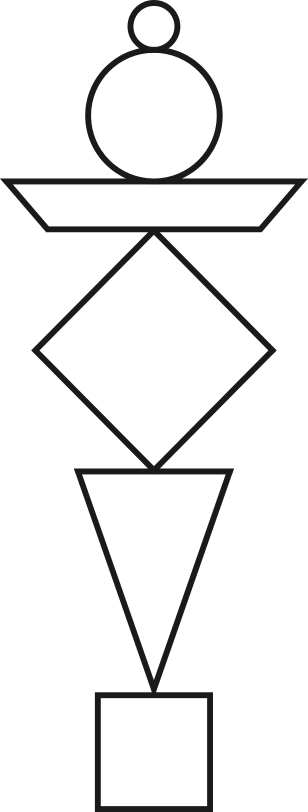
#> input picture assets/image.png, 615 x 1624 px, given in place of the camera (shown at 1/2 size)
$ python capture.py
#> lines starting #> are read from the running program, lines starting #| are printed output that depends on the picture; after the words box and inside, x2 and y2 are one past the last pixel; in counts of white or black regions, pixels touching at a corner belong together
### config/__init__.py
"""
Configuration loader that automatically selects the appropriate config
based on the FIGURINE_ENV environment variable.

Usage:
    from config import config

    # Access configuration
    print(config.CAMERA_WIDTH)
    print(config.DEBUG)
"""
import os
import sys

from .base_config import BaseConfig
from .dev_config import DevConfig
from .pi_config import PiConfig


def get_config():
    """
    Load configuration based on FIGURINE_ENV environment variable.

    Returns:
        Configuration class instance (DevConfig or PiConfig)

    Raises:
        ValueError: If FIGURINE_ENV is set to an invalid value
    """
    env = os.getenv('FIGURINE_ENV', 'dev').lower()

    config_map = {
        'dev': DevConfig,
        'development': DevConfig,
        'pi': PiConfig,
        'raspberry': PiConfig,
        'production': PiConfig,
    }

    config_class = config_map.get(env)

    if config_class is None:
        print(f"Warning: Invalid FIGURINE_ENV '{env}'. Valid options: {', '.join(config_map.keys())}")
        print("Defaulting to DevConfig")
        config_class = DevConfig

    return config_class()


# Global configuration instance
config = get_config()

# Print loaded configuration on import (helpful for debugging)
# [3 lines that do not run on import are left out]

### src/capture.py
"""
Webcam capture and frame preprocessing module.
Handles video input and prepares frames for shape detection.
"""
import cv2
import numpy as np
from config import config


class CameraCapture:
    """Handles webcam capture and frame preprocessing"""

    def __init__(self):
        """Initialize camera capture"""
        self.cap = None
        self.background_subtractor = None

        if config.BACKGROUND_SUBTRACTION:
            self.background_subtractor = cv2.createBackgroundSubtractorMOG2(
                history=500, varThreshold=16, detectShadows=True
            )

    def start(self):
        """Start the camera capture"""
        self.cap = cv2.VideoCapture(config.CAMERA_INDEX)

        if not self.cap.isOpened():
            raise RuntimeError(f"Failed to open camera at index {config.CAMERA_INDEX}")

        # Set camera properties
        self.cap.set(cv2.CAP_PROP_FRAME_WIDTH, config.CAMERA_WIDTH)
        self.cap.set(cv2.CAP_PROP_FRAME_HEIGHT, config.CAMERA_HEIGHT)
        self.cap.set(cv2.CAP_PROP_FPS, config.CAMERA_FPS)

        print(f"Camera started: {config.CAMERA_WIDTH}x{config.CAMERA_HEIGHT} @ {config.CAMERA_FPS}fps")

    def read_frame(self):
        """
        Read a frame from the camera

        Returns:
            tuple: (success, frame) where success is bool and frame is numpy array
        """
        if self.cap is None:
            raise RuntimeError("Camera not started. Call start() first.")

        return self.cap.read()

    def preprocess_frame(self, frame):
        """
        Preprocess frame for shape detection

        Args:
            frame: Input frame from camera

        Returns:
            dict: Dictionary containing processed frames:
                - 'original': Original frame
                - 'blurred': Gaussian blurred frame
                - 'gray': Grayscale frame
                - 'edges': Canny edge detection
                - 'fg_mask': Foreground mask (if background subtraction enabled)
        """
        processed = {'original': frame}

        # Gaussian blur to reduce noise
        blurred = cv2.GaussianBlur(frame, config.GAUSSIAN_BLUR_KERNEL, 0)
        processed['blurred'] = blurred

        # Convert to grayscale
        gray = cv2.cvtColor(blurred, cv2.COLOR_BGR2GRAY)
        processed['gray'] = gray

        # Edge detection
        edges = cv2.Canny(gray, config.CANNY_THRESHOLD1, config.CANNY_THRESHOLD2)
        processed['edges'] = edges

        # Background subtraction (if enabled)
        if self.background_subtractor is not None:
            fg_mask = self.background_subtractor.apply(frame)
            processed['fg_mask'] = fg_mask

        return processed

    def release(self):
        """Release camera resources"""
        if self.cap is not None:
            self.cap.release()
            print("Camera released")


def test_camera():
    """Test function to verify camera setup"""
    print("Testing camera capture...")

    camera = CameraCapture()
    camera.start()

    try:
        success, frame = camera.read_frame()
#> frame is the input picture: shape (1624, 615, 3); min 26, max 255, mean 239.5
#> success = True
        if success:
            print(f"✓ Successfully captured frame: {frame.shape}")
#| ✓ Successfully captured frame: (1624, 615, 3)

            # Test preprocessing
            processed = camera.preprocess_frame(frame)
#> in preprocess_frame, `edges = cv2.Canny(gray, config.CANNY_THRESHOLD1, config.CANNY_THRESHOL..`:
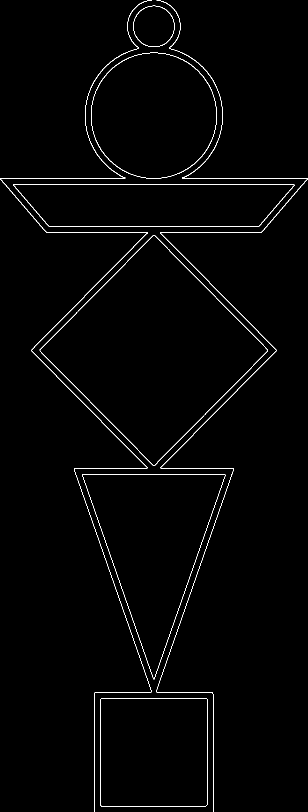
#> edges: shape (1624, 615) (shown at 1/2 size); 1.2% white in thin lines or dots
#> in preprocess_frame, `fg_mask = self.background_subtractor.apply(frame)`: fg_mask: shape (1624, 615); every value is 127
#> processed = 5 items
            print(f"✓ Preprocessing successful, generated {len(processed)} outputs")
#| ✓ Preprocessing successful, generated 5 outputs
        else:
            print("✗ Failed to capture frame")

    finally:
        camera.release()


if __name__ == "__main__":
    test_camera()

$ run again, on assets/figurine_generated.png
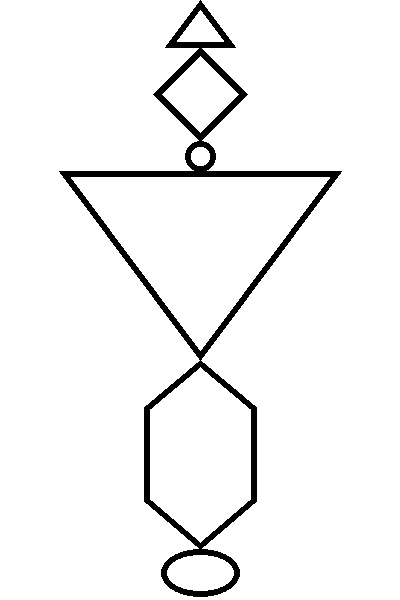
#> input picture assets/figurine_generated.png, 400 x 600 px, given in place of the camera
#> in test_camera, frame is the input picture: shape (600, 400, 3); 95.4% white; 1 black region, box (x1, y1, x2, y2) and area: (59, 0, 342, 597) 10947
#> success = True
#| ✓ Successfully captured frame: (600, 400, 3)
#> in preprocess_frame, `blurred = cv2.GaussianBlur(frame, config.GAUSSIAN_BLUR_KERNEL, 0)`:
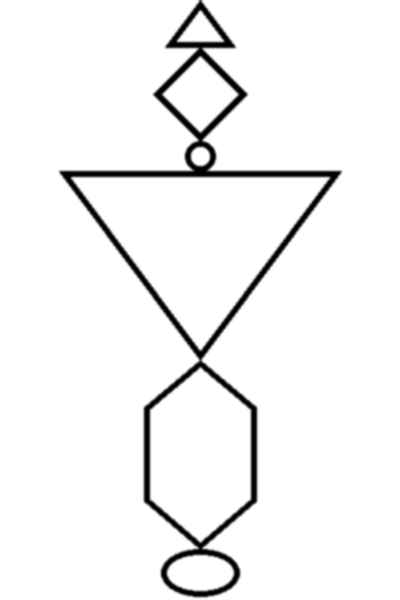
#> blurred: shape (600, 400, 3); min 0, max 255, mean 243.4
#> in preprocess_frame, `edges = cv2.Canny(gray, config.CANNY_THRESHOLD1, config.CANNY_THRESHOL..`:
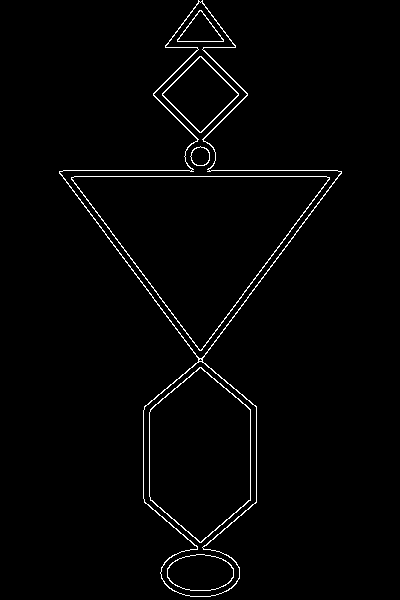
#> edges: shape (600, 400); 1.8% white in thin lines or dots, all inside (x1, y1, x2, y2) = (59, 0, 342, 597)
#> processed = 5 items
#| ✓ Preprocessing successful, generated 5 outputs
